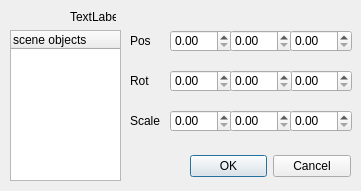
<?xml version="1.0" encoding="UTF-8"?>
<ui version="4.0">
 <class>Dialog</class>
 <widget class="QDialog" name="Dialog">
  <property name="geometry">
   <rect>
    <x>0</x>
    <y>0</y>
    <width>361</width>
    <height>191</height>
   </rect>
  </property>
  <property name="windowTitle">
   <string>Dialog</string>
  </property>
  <widget class="QDialogButtonBox" name="buttonBox">
   <property name="geometry">
    <rect>
     <x>190</x>
     <y>150</y>
     <width>161</width>
     <height>32</height>
    </rect>
   </property>
   <property name="orientation">
    <enum>Qt::Horizontal</enum>
   </property>
   <property name="standardButtons">
    <set>QDialogButtonBox::Cancel|QDialogButtonBox::Ok</set>
   </property>
  </widget>
  <widget class="QDoubleSpinBox" name="xpos">
   <property name="geometry">
    <rect>
     <x>170</x>
     <y>30</y>
     <width>62</width>
     <height>22</height>
    </rect>
   </property>
   <property name="minimum">
    <double>0.000000000000000</double>
   </property>
   <property name="maximum">
    <double>256.000000000000000</double>
   </property>
  </widget>
  <widget class="QDoubleSpinBox" name="ypos">
   <property name="geometry">
    <rect>
     <x>230</x>
     <y>30</y>
     <width>62</width>
     <height>22</height>
    </rect>
   </property>
   <property name="minimum">
    <double>0.000000000000000</double>
   </property>
   <property name="maximum">
    <double>256.000000000000000</double>
   </property>
  </widget>
  <widget class="QDoubleSpinBox" name="zpos">
   <property name="geometry">
    <rect>
     <x>290</x>
     <y>30</y>
     <width>62</width>
     <height>22</height>
    </rect>
   </property>
  </widget>
  <widget class="QLabel" name="label">
   <property name="geometry">
    <rect>
     <x>70</x>
     <y>10</y>
     <width>46</width>
     <height>14</height>
    </rect>
   </property>
   <property name="text">
    <string>TextLabel</string>
   </property>
  </widget>
  <widget class="QTreeWidget" name="treeWidget">
   <property name="geometry">
    <rect>
     <x>10</x>
     <y>30</y>
     <width>111</width>
     <height>151</height>
    </rect>
   </property>
   <column>
    <property name="text">
     <string>scene objects</string>
    </property>
   </column>
  </widget>
  <widget class="QLabel" name="label_X">
   <property name="geometry">
    <rect>
     <x>130</x>
     <y>30</y>
     <width>51</width>
     <height>21</height>
    </rect>
   </property>
   <property name="text">
    <string>Pos</string>
   </property>
  </widget>
  <widget class="QLabel" name="label_scale">
   <property name="geometry">
    <rect>
     <x>130</x>
     <y>110</y>
     <width>41</width>
     <height>21</height>
    </rect>
   </property>
   <property name="text">
    <string>Scale</string>
   </property>
  </widget>
  <widget class="QDoubleSpinBox" name="scalex">
   <property name="geometry">
    <rect>
     <x>170</x>
     <y>110</y>
     <width>62</width>
     <height>22</height>
    </rect>
   </property>
  </widget>
  <widget class="QLabel" name="label_rot">
   <property name="geometry">
    <rect>
     <x>130</x>
     <y>70</y>
     <width>41</width>
     <height>21</height>
    </rect>
   </property>
   <property name="text">
    <string>Rot</string>
   </property>
  </widget>
  <widget class="QDoubleSpinBox" name="rot_x">
   <property name="geometry">
    <rect>
     <x>170</x>
     <y>70</y>
     <width>62</width>
     <height>22</height>
    </rect>
   </property>
  </widget>
  <widget class="QDoubleSpinBox" name="rot_z">
   <property name="geometry">
    <rect>
     <x>290</x>
     <y>70</y>
     <width>62</width>
     <height>22</height>
    </rect>
   </property>
  </widget>
  <widget class="QDoubleSpinBox" name="rot_y">
   <property name="geometry">
    <rect>
     <x>230</x>
     <y>70</y>
     <width>62</width>
     <height>22</height>
    </rect>
   </property>
  </widget>
  <widget class="QDoubleSpinBox" name="scaley">
   <property name="geometry">
    <rect>
     <x>230</x>
     <y>110</y>
     <width>62</width>
     <height>22</height>
    </rect>
   </property>
  </widget>
  <widget class="QDoubleSpinBox" name="scalez">
   <property name="geometry">
    <rect>
     <x>290</x>
     <y>110</y>
     <width>62</width>
     <height>22</height>
    </rect>
   </property>
  </widget>
 </widget>
 <resources/>
 <connections>
  <connection>
   <sender>buttonBox</sender>
   <signal>accepted()</signal>
   <receiver>Dialog</receiver>
   <slot>accept()</slot>
   <hints>
    <hint type="sourcelabel">
     <x>248</x>
     <y>254</y>
    </hint>
    <hint type="destinationlabel">
     <x>157</x>
     <y>274</y>
    </hint>
   </hints>
  </connection>
  <connection>
   <sender>buttonBox</sender>
   <signal>rejected()</signal>
   <receiver>Dialog</receiver>
   <slot>reject()</slot>
   <hints>
    <hint type="sourcelabel">
     <x>316</x>
     <y>260</y>
    </hint>
    <hint type="destinationlabel">
     <x>286</x>
     <y>274</y>
    </hint>
   </hints>
  </connection>
 </connections>
</ui>
